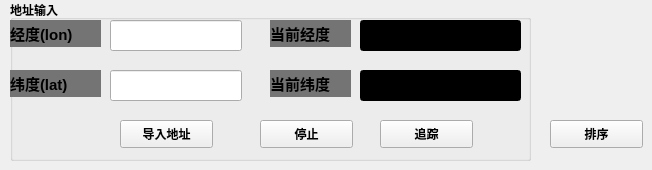
    <widget class="QWidget" name="tab_2">
     <attribute name="title">
      <string>telescope2</string>
     </attribute>
     <widget class="QGroupBox" name="groupBox_4">
      <property name="geometry">
       <rect>
        <x>10</x>
        <y>0</y>
        <width>521</width>
        <height>161</height>
       </rect>
      </property>
      <property name="sizePolicy">
       <sizepolicy hsizetype="Expanding" vsizetype="Fixed">
        <horstretch>0</horstretch>
        <verstretch>0</verstretch>
       </sizepolicy>
      </property>
      <property name="font">
       <font>
        <weight>75</weight>
        <bold>true</bold>
       </font>
      </property>
      <property name="title">
       <string>地址输入</string>
      </property>
      <widget class="QLineEdit" name="lineEdit_10">
       <property name="geometry">
        <rect>
         <x>100</x>
         <y>20</y>
         <width>132</width>
         <height>31</height>
        </rect>
       </property>
       <property name="text">
        <string/>
       </property>
      </widget>
      <widget class="QLineEdit" name="lineEdit_11">
       <property name="geometry">
        <rect>
         <x>100</x>
         <y>70</y>
         <width>132</width>
         <height>31</height>
        </rect>
       </property>
       <property name="text">
        <string/>
       </property>
      </widget>
      <widget class="QLabel" name="label_14">
       <property name="geometry">
        <rect>
         <x>0</x>
         <y>20</y>
         <width>91</width>
         <height>27</height>
        </rect>
       </property>
       <property name="sizePolicy">
        <sizepolicy hsizetype="Preferred" vsizetype="Preferred">
         <horstretch>1</horstretch>
         <verstretch>0</verstretch>
        </sizepolicy>
       </property>
       <property name="font">
        <font>
         <pointsize>11</pointsize>
         <weight>75</weight>
         <bold>true</bold>
        </font>
       </property>
       <property name="styleSheet">
        <string notr="true">background-color: rgb(116, 116, 116);
</string>
       </property>
       <property name="text">
        <string>经度(lon)</string>
       </property>
      </widget>
      <widget class="QLabel" name="label_15">
       <property name="geometry">
        <rect>
         <x>0</x>
         <y>70</y>
         <width>91</width>
         <height>27</height>
        </rect>
       </property>
       <property name="sizePolicy">
        <sizepolicy hsizetype="Preferred" vsizetype="Preferred">
         <horstretch>1</horstretch>
         <verstretch>0</verstretch>
        </sizepolicy>
       </property>
       <property name="font">
        <font>
         <pointsize>11</pointsize>
         <weight>75</weight>
         <bold>true</bold>
        </font>
       </property>
       <property name="styleSheet">
        <string notr="true">background-color: rgb(116, 116, 116);
</string>
       </property>
       <property name="text">
        <string>纬度(lat)</string>
       </property>
      </widget>
      <widget class="QPushButton" name="pb_load_sourceFile_import_2">
       <property name="geometry">
        <rect>
         <x>110</x>
         <y>120</y>
         <width>93</width>
         <height>28</height>
        </rect>
       </property>
       <property name="font">
        <font>
         <weight>75</weight>
         <bold>true</bold>
        </font>
       </property>
       <property name="text">
        <string>导入地址</string>
       </property>
      </widget>
      <widget class="QLineEdit" name="lineEdit_12">
       <property name="geometry">
        <rect>
         <x>350</x>
         <y>20</y>
         <width>161</width>
         <height>31</height>
        </rect>
       </property>
       <property name="font">
        <font>
         <pointsize>12</pointsize>
         <weight>75</weight>
         <bold>true</bold>
        </font>
       </property>
       <property name="styleSheet">
        <string notr="true">color: rgb(0, 170, 0);
background-color: rgb(0, 0, 0);</string>
       </property>
      </widget>
      <widget class="QLineEdit" name="lineEdit_13">
       <property name="geometry">
        <rect>
         <x>350</x>
         <y>70</y>
         <width>161</width>
         <height>31</height>
        </rect>
       </property>
       <property name="font">
        <font>
         <pointsize>12</pointsize>
         <weight>75</weight>
         <bold>true</bold>
        </font>
       </property>
       <property name="styleSheet">
        <string notr="true">color: rgb(0, 170, 0);
background-color: rgb(0, 0, 0);</string>
       </property>
      </widget>
      <widget class="QLabel" name="label_16">
       <property name="geometry">
        <rect>
         <x>260</x>
         <y>20</y>
         <width>81</width>
         <height>27</height>
        </rect>
       </property>
       <property name="sizePolicy">
        <sizepolicy hsizetype="Preferred" vsizetype="Preferred">
         <horstretch>1</horstretch>
         <verstretch>0</verstretch>
        </sizepolicy>
       </property>
       <property name="font">
        <font>
         <pointsize>11</pointsize>
         <weight>75</weight>
         <bold>true</bold>
        </font>
       </property>
       <property name="styleSheet">
        <string notr="true">background-color: rgb(116, 116, 116);
</string>
       </property>
       <property name="text">
        <string>当前经度</string>
       </property>
      </widget>
      <widget class="QLabel" name="label_17">
       <property name="geometry">
        <rect>
         <x>260</x>
         <y>70</y>
         <width>81</width>
         <height>27</height>
        </rect>
       </property>
       <property name="sizePolicy">
        <sizepolicy hsizetype="Preferred" vsizetype="Preferred">
         <horstretch>1</horstretch>
         <verstretch>0</verstretch>
        </sizepolicy>
       </property>
       <property name="font">
        <font>
         <pointsize>11</pointsize>
         <weight>75</weight>
         <bold>true</bold>
        </font>
       </property>
       <property name="styleSheet">
        <string notr="true">background-color: rgb(116, 116, 116);
</string>
       </property>
       <property name="text">
        <string>当前纬度</string>
       </property>
      </widget>
      <widget class="QPushButton" name="track_2">
       <property name="geometry">
        <rect>
         <x>370</x>
         <y>120</y>
         <width>93</width>
         <height>28</height>
        </rect>
       </property>
       <property name="font">
        <font>
         <weight>75</weight>
         <bold>true</bold>
        </font>
       </property>
       <property name="text">
        <string>追踪</string>
       </property>
      </widget>
      <widget class="QPushButton" name="stop_2">
       <property name="geometry">
        <rect>
         <x>250</x>
         <y>120</y>
         <width>93</width>
         <height>28</height>
        </rect>
       </property>
       <property name="font">
        <font>
         <weight>75</weight>
         <bold>true</bold>
        </font>
       </property>
       <property name="text">
        <string>停止</string>
       </property>
      </widget>
     </widget>
     <widget class="QPushButton" name="sort_2">
      <property name="geometry">
       <rect>
        <x>550</x>
        <y>120</y>
        <width>93</width>
        <height>28</height>
       </rect>
      </property>
      <property name="font">
       <font>
        <weight>75</weight>
        <bold>true</bold>
       </font>
      </property>
      <property name="text">
       <string>排序</string>
      </property>
     </widget>
    </widget>
